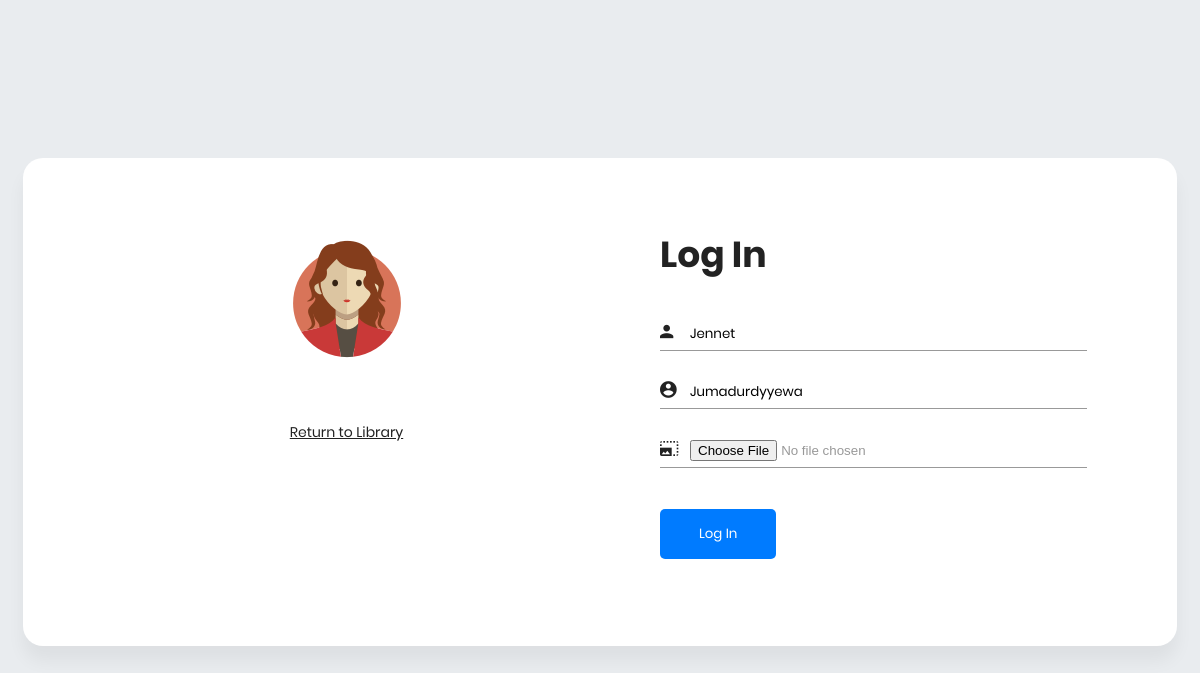
Page /pages/login/login.php on the committed database.
### tables this page shows
CREATE TABLE `user` (
  `user_id` int(11) NOT NULL,
  `first_name` varchar(64) NOT NULL,
  `last_name` varchar(64) NOT NULL,
  `user_photo` varchar(64) NOT NULL
);

### pages/login/login.php (the view, shortened to what this page needs)
<?php require_once '../init.php'; ?>
<!DOCTYPE html>
<html lang="en">
<head>
    <link rel="stylesheet" href="fonts/material-icon/css/material-design-iconic-font.min.css">
    <link rel="stylesheet" href="../../plugins/sweetalert2-theme-bootstrap-4/bootstrap-4.css">
    <link rel="stylesheet" href="login.css?v=<?php echo time(); ?>">
</head>
<body>
    <?php
        $sql = "SELECT * FROM user WHERE user_id='1'";
        $row = mysqli_fetch_assoc (mysqli_query ($connection, $sql));
        $user_info = [$row['first_name'], $row['last_name'], $row['user_photo']];
    ?>
    <div class="main">
        <section class="sign-in">
            <div class="container">
                <div class="signin-content">
                    <div class="signin-image">
                        <figure><img src="../../dist/img/<?php echo $user_info[2]; ?>" id="selected_photo" alt="Profil Surat"></figure>
                        <a href="../books/books.php" class="signup-image-link">Return to Library</a>
                    </div>
                    <div class="signin-form">
                        <h2 class="form-title">Log In</h2>
                        <form action="" method="POST" enctype="multipart/form-data" class="register-form" id="login-form">
                            <div class="form-group">
                                <label for="your_name"><i style="font-size: 20px;" class="zmdi zmdi-account material-icons-name"></i></label>
                                <input type="text" name="your_name" id="your_name" placeholder="Username" value="<?php echo $user_info[0]; ?>" required/>
                            </div>
                            <div class="form-group">
                                <label for="your_surname"><i style="font-size: 20px;" class="zmdi zmdi-account-circle"></i></label>
                                <input type="text" name="your_surname" id="your_surname" placeholder="Surname" value="<?php echo $user_info[1]; ?>" required/>
                            </div>
                            <div class="form-group">
                                <label for="your_photo"><i style="font-size: 20px;" class="zmdi zmdi-photo-size-select-large"></i></label>
                                <input type="file" name="your_photo" accept="image/*" id="your_photo" onChange="getImageURL();" style="font-family: sans-serif; color: #999;"/>
                            </div>
                            <div class="form-group form-button">
                                <input type="submit" name="signin" id="signin" class="form-submit" value="Log In"/>
                            </div>
                        </form>
                    </div>
                </div>
            </div>
        </section>
    </div>
</html>

### pages/login/login.css (style rules this page uses)
display-flex, .display-flex, .display-flex-center, .signup-content, .signin-content, .social-login, .socials { display: flex; display: -webkit-flex; }
input, select, textarea { outline: none; appearance: unset !important; -moz-appearance: unset !important; -webkit-appearance: unset !important; -o-appearance: unset !important; -ms-appearance: unset !important; }
img { max-width: 100%; height: auto; }
figure { margin: 0; }
h2 { line-height: 1.66; margin: 0; padding: 0; font-weight: bold; color: #222; font-family: Poppins; font-size: 36px; }
.main { background: #e9ecef; padding: 150px 0; }
body { font-size: 13px; line-height: 1.8; color: #222; background: #e9ecef; font-weight: 400; font-family: Poppins; }
.container { width: 900px; background: #fff; margin: 0 auto; box-shadow: 0px 15px 16.83px 0.17px rgba(0, 0, 0, 0.05); -moz-box-shadow: 0px 15px 16.83px 0.17px rgba(0, 0, 0, 0.05); -webkit-box-shadow: 0px 15px 16.83px 0.17px rgba(0, 0, 0, 0.05); -o-box-shadow: 0px 15px 16.83px 0.17px rgba(0, 0, 0, 0.05); -ms-box-shadow: 0px 15px 16.83px 0.17px rgba(0, 0, 0, 0.05); border-radius: 20px; -moz-border-radius: 20px; -webkit-border-radius: 20px; -o-border-radius: 20px; -ms-border-radius: 20px; }
.signup-form, .signup-image, .signin-form, .signin-image { width: 50%; overflow: hidden; }
.form-title { margin-bottom: 33px; }
figure { margin-bottom: 50px; text-align: center; }
.form-submit { display: inline-block; background: #007bff; color: #fff; border-bottom: none; width: auto; padding: 15px 39px; border-radius: 5px; -moz-border-radius: 5px; -webkit-border-radius: 5px; -o-border-radius: 5px; -ms-border-radius: 5px; margin-top: 25px; cursor: pointer; }
#signin { margin-top: 16px; }
.signup-image-link { font-size: 14px; color: #222; display: block; text-align: center; }
.register-form { width: 100%; }
.form-group { position: relative; margin-bottom: 25px; overflow: hidden; }
.form-group:last-child { margin-bottom: 0px; }
input { width: 100%; display: block; border: none; border-bottom: 1px solid #999; padding: 6px 30px; font-family: Poppins; box-sizing: border-box; }
label { position: absolute; left: 0; top: 50%; transform: translateY(-50%); -moz-transform: translateY(-50%); -webkit-transform: translateY(-50%); -o-transform: translateY(-50%); -ms-transform: translateY(-50%); color: #222; }
.material-icons-name { font-size: 18px; }
.signin-content { padding-top: 67px; padding-bottom: 87px; }
.signin-form { margin-right: 90px; margin-left: 80px; }
.signin-image { margin-left: 110px; margin-right: 20px; margin-top: 10px; }
@media screen and (max-width: 1200px) { .container { width: calc( 100% - 30px); max-width: 100%; } }
@media screen and (min-width: 1024px) { .container { max-width: 1200px; } }

### rows in the picture
user: user_photo (placeholder picture), your_name "Jennet", your_surname "Jumadurdyyewa"
